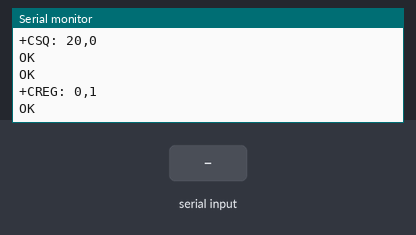
The sketch below on a simulated Arduino Zero (SAMD21). On the bench: the last lines printed to the serial monitor. The inputs (shaded band) are chosen by the test bench. The modem accepts every AT command (registered, SIM ready, sends succeed) and sends nothing else.

Above: at 4.2 s.
4.3 s: "1" received over the second serial link
At 5.4 s:
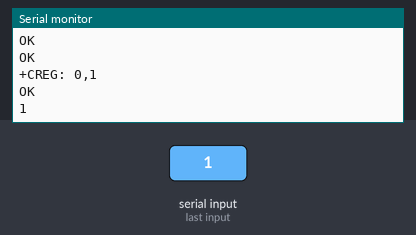
6.0 s: "0" received over the second serial link
At 6.5 s:
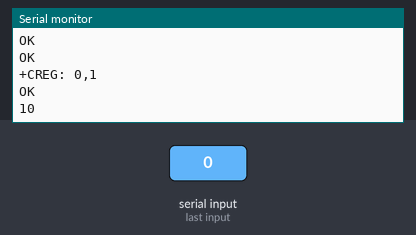

The sketch:

SIM800L_Connection_Test.ino
```cpp
//Create software serial object to communicate with SIM800L
//SoftwareSerial mySerial(11, 12); //SIM800L Tx & Rx is connected to Arduino #11 & #12
#include <Arduino.h>   // required before wiring_private.h
#include "wiring_private.h" // pinPeripheral() function

Uart Serial2 (&sercom1, 11, 10, SERCOM_RX_PAD_0, UART_TX_PAD_2);
void SERCOM1_Handler()
{
  Serial2.IrqHandler();
}
void setup()
{
  //Begin serial communication with Arduino and Arduino IDE (Serial Monitor)
  Serial.begin(9600);

  //Begin serial communication with Arduino and SIM800L
  Serial2.begin(9600);

  Serial.println("Initializing...");
  delay(1000);

  Serial2.println("AT"); //Once the handshake test is successful, it will back to OK
  updateSerial();
  Serial2.println("AT+CSQ"); //Signal quality test, value range is 0-31 , 31 is the best
  updateSerial();
  Serial2.println("AT+CCID"); //Read SIM information to confirm whether the SIM is plugged
  updateSerial();
  Serial2.println("AT+CREG?"); //Check whether it has registered in the network
  updateSerial();
}

void loop()
{
  updateSerial();
}

void updateSerial()
{
  delay(500);
  while (Serial.available())
  {
    Serial2.write(Serial.read());//Forward what Serial received to Software Serial Port
  }
  while(Serial2.available())
  {
    Serial.write(Serial2.read());//Forward what Software Serial received to Serial Port
  }
}
```

Measured:
- after the input at 4.3 s, the serial monitor: prints a new line after 0.21 s (image 1)
- after the input at 6.0 s, the serial monitor: prints a new line at once (image 2)
